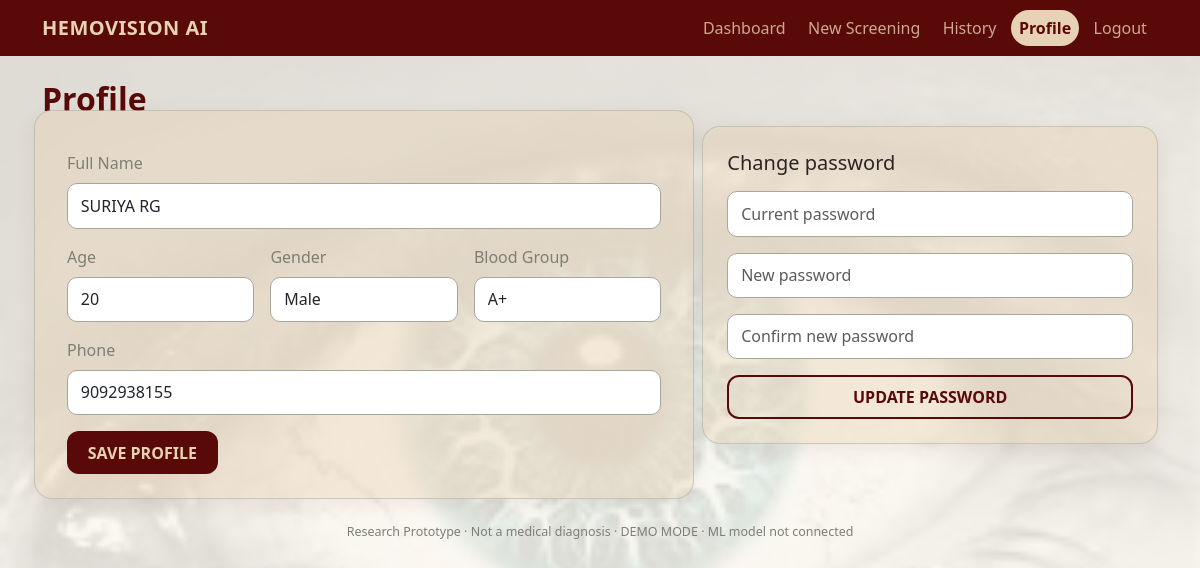
Screenshot of /profile (signed in) with the database file from the repository.
### models.py (models this page shows)
class User(db.Model):
    __tablename__ = "users"
    id = db.Column(db.Integer, primary_key=True)
    full_name = db.Column(db.String(80), nullable=False)
    email = db.Column(db.String(120), unique=True, nullable=False, index=True)
    username = db.Column(db.String(30), unique=True, nullable=False, index=True)
    password_hash = db.Column(db.String(255), nullable=False)
    age = db.Column(db.Integer, nullable=False)
    gender = db.Column(db.String(10), nullable=False)
    phone = db.Column(db.String(20), nullable=False)
    blood_group = db.Column(db.String(4), default="")
    created_at = db.Column(db.DateTime, default=datetime.now)
    screenings = db.relationship("Screening", backref="user", cascade="all, delete-orphan", order_by="Screening.id")

### app.py (the view, shortened to what this page needs)
@app.route("/profile", methods=["GET", "POST"])
@login_required
def profile():
    return render_template("profile.html")

### app.py (called while the page is built)
@app.before_request
def before():
    g.user = db.session.get(User, session["uid"]) if "uid" in session else None
    session.setdefault("csrf", secrets.token_hex(16))
    if request.method == "POST":
        tok = request.form.get("csrf_token") or request.headers.get("X-CSRF-Token", "")
        if not hmac.compare_digest(tok, session["csrf"]): abort(400)

@app.context_processor
def ctx():
    return {"user": g.user, "csrf_token": session.get("csrf", ""), "model_status": MODEL_STATUS}

def login_required(f):
    @wraps(f)
    def w(*a, **k):
        if not g.user:
            flash("Please log in to continue.", "info"); return redirect(url_for("login"))
        return f(*a, **k)
    return w

### templates/profile.html
{% extends "base.html" %}{% block title %}Profile · HEMOVISION AI{% endblock %}
{% block content %}
<h2 class="fw-bold">Profile</h2>
<div class="row g-3">
 <div class="col-lg-7"><form method="post" class="hv-card p-4 row g-3"><input type="hidden" name="csrf_token" value="{{ csrf_token }}"><input type="hidden" name="action" value="profile">
  <div class="col-12"><label class="form-label sage">Full Name</label><input class="form-control" name="full_name" value="{{ user.full_name }}" required></div>
  <div class="col-md-4"><label class="form-label sage">Age</label><input class="form-control" type="number" name="age" min="1" max="120" value="{{ user.age }}" required></div>
  <div class="col-md-4"><label class="form-label sage">Gender</label><select class="form-select" name="gender">{% for g in ["Male","Female","Other"] %}<option {{ 'selected' if user.gender==g }}>{{ g }}</option>{% endfor %}</select></div>
  <div class="col-md-4"><label class="form-label sage">Blood Group</label><select class="form-select" name="blood_group"><option value="">—</option>{% for b in ["A+","A-","B+","B-","AB+","AB-","O+","O-"] %}<option {{ 'selected' if user.blood_group==b }}>{{ b }}</option>{% endfor %}</select></div>
  <div class="col-12"><label class="form-label sage">Phone</label><input class="form-control" name="phone" value="{{ user.phone }}" required></div>
  <div class="col-12"><button class="btn btn-wine">SAVE PROFILE</button></div></form></div>
 <div class="col-lg-5"><form method="post" class="hv-card p-4 d-grid gap-3"><input type="hidden" name="csrf_token" value="{{ csrf_token }}"><input type="hidden" name="action" value="password">
  <h5 class="mb-0">Change password</h5>
  <input class="form-control" type="password" name="current" placeholder="Current password" required>
  <input class="form-control" type="password" name="password" placeholder="New password" required>
  <input class="form-control" type="password" name="confirm" placeholder="Confirm new password" required>
  <button class="btn btn-line">UPDATE PASSWORD</button></form></div>
</div>
{% endblock %}

### static/css/style.css (style rules this page uses)
:root { --wine:#590907;--beige:#E8D2B5;--sage:#A5A79B;--bg:#FBF7F0;--ink:#2d2422 }
body { background:linear-gradient(rgba(251,247,240,.88),rgba(251,247,240,.88)),url("../images/eye-bg.jpg") center/cover fixed no-repeat;color:var(--ink);font-family:"Segoe UI",system-ui,sans-serif }
h1,h2,h3,h4,.wine { color:var(--wine) }
.sage { color:#7d7f73 }
.hv-card { background:rgba(232,210,181,.4);border:1px solid rgba(165,167,155,.5);border-radius:18px;box-shadow:0 6px 20px rgba(89,9,7,.07);transition:.25s }
.btn-wine { background:var(--wine);color:var(--beige);border:0;border-radius:12px;padding:.6rem 1.3rem;font-weight:600 }
.btn-line { border:2px solid var(--wine);color:var(--wine);border-radius:12px;padding:.5rem 1.2rem;font-weight:600;background:transparent }
.form-control,.form-select { border:1px solid var(--sage);border-radius:10px;padding:.6rem .8rem;background:#fff }

### rows the page displays
User: full_name "SURIYA RG", age "20", phone "9092938155"

### other values shown
{{ label }} "Dashboard" "New Screening" "History" "Profile"
{{ model_status }} "DEMO MODE · ML model not connected"
form field gender "Male"
form field blood_group "A+"
